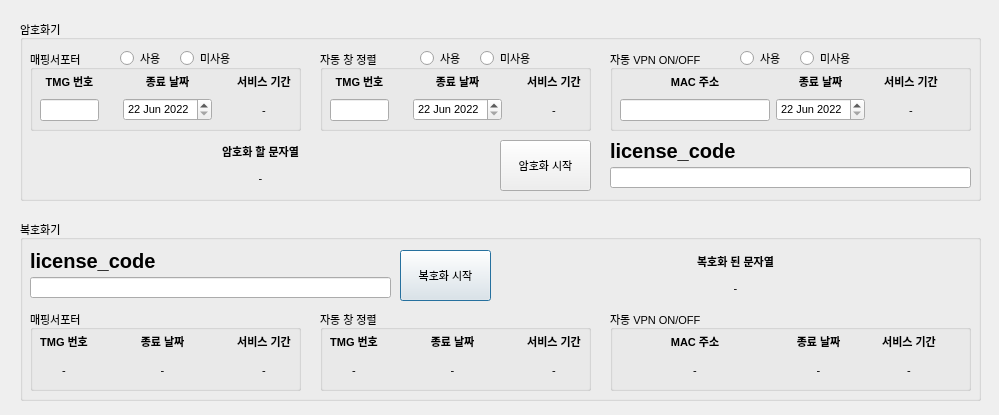
<?xml version="1.0" encoding="UTF-8"?>
<ui version="4.0">
 <class>period_decry_mac_line_status</class>
 <widget class="QDialog" name="period_decry_mac_line_status">
  <property name="geometry">
   <rect>
    <x>0</x>
    <y>0</y>
    <width>999</width>
    <height>415</height>
   </rect>
  </property>
  <property name="windowTitle">
   <string>Dialog</string>
  </property>
  <widget class="QGroupBox" name="groupBox_2">
   <property name="geometry">
    <rect>
     <x>20</x>
     <y>220</y>
     <width>961</width>
     <height>181</height>
    </rect>
   </property>
   <property name="font">
    <font>
     <pointsize>8</pointsize>
    </font>
   </property>
   <property name="title">
    <string>복호화기</string>
   </property>
   <widget class="QPushButton" name="decry_btn">
    <property name="geometry">
     <rect>
      <x>380</x>
      <y>30</y>
      <width>91</width>
      <height>51</height>
     </rect>
    </property>
    <property name="text">
     <string>복호화 시작</string>
    </property>
   </widget>
   <widget class="QWidget" name="verticalLayoutWidget_6">
    <property name="geometry">
     <rect>
      <x>10</x>
      <y>30</y>
      <width>361</width>
      <height>48</height>
     </rect>
    </property>
    <layout class="QVBoxLayout" name="verticalLayout_6">
     <item>
      <widget class="QLabel" name="label_10">
       <property name="font">
        <font>
         <pointsize>15</pointsize>
         <weight>75</weight>
         <bold>true</bold>
        </font>
       </property>
       <property name="text">
        <string>license_code</string>
       </property>
      </widget>
     </item>
     <item>
      <widget class="QLineEdit" name="decry_license_text_line_edit"/>
     </item>
    </layout>
   </widget>
   <widget class="QWidget" name="">
    <property name="geometry">
     <rect>
      <x>480</x>
      <y>30</y>
      <width>471</width>
      <height>49</height>
     </rect>
    </property>
    <layout class="QVBoxLayout" name="verticalLayout_11">
     <item>
      <widget class="QLabel" name="label_16">
       <property name="font">
        <font>
         <weight>75</weight>
         <bold>true</bold>
        </font>
       </property>
       <property name="text">
        <string>복호화 된 문자열</string>
       </property>
       <property name="alignment">
        <set>Qt::AlignCenter</set>
       </property>
      </widget>
     </item>
     <item>
      <widget class="QLabel" name="decry_text_status">
       <property name="text">
        <string>-</string>
       </property>
       <property name="alignment">
        <set>Qt::AlignCenter</set>
       </property>
      </widget>
     </item>
    </layout>
   </widget>
   <widget class="QGroupBox" name="groupBox_6">
    <property name="geometry">
     <rect>
      <x>10</x>
      <y>90</y>
      <width>271</width>
      <height>81</height>
     </rect>
    </property>
    <property name="title">
     <string>매핑서포터</string>
    </property>
    <widget class="QWidget" name="horizontalLayoutWidget_5">
     <property name="geometry">
      <rect>
       <x>10</x>
       <y>20</y>
       <width>251</width>
       <height>51</height>
      </rect>
     </property>
     <layout class="QHBoxLayout" name="horizontalLayout_5">
      <item>
       <layout class="QVBoxLayout" name="verticalLayout_17">
        <item>
         <widget class="QLabel" name="label_19">
          <property name="font">
           <font>
            <weight>75</weight>
            <bold>true</bold>
           </font>
          </property>
          <property name="text">
           <string>TMG 번호</string>
          </property>
          <property name="alignment">
           <set>Qt::AlignCenter</set>
          </property>
         </widget>
        </item>
        <item>
         <widget class="QLabel" name="mapping_decry_tmg_status">
          <property name="text">
           <string>-</string>
          </property>
          <property name="alignment">
           <set>Qt::AlignCenter</set>
          </property>
         </widget>
        </item>
       </layout>
      </item>
      <item>
       <spacer name="horizontalSpacer_5">
        <property name="orientation">
         <enum>Qt::Horizontal</enum>
        </property>
        <property name="sizeHint" stdset="0">
         <size>
          <width>40</width>
          <height>20</height>
         </size>
        </property>
       </spacer>
      </item>
      <item>
       <layout class="QVBoxLayout" name="verticalLayout_18">
        <item>
         <widget class="QLabel" name="label_20">
          <property name="font">
           <font>
            <weight>75</weight>
            <bold>true</bold>
           </font>
          </property>
          <property name="text">
           <string>종료 날짜</string>
          </property>
          <property name="alignment">
           <set>Qt::AlignCenter</set>
          </property>
         </widget>
        </item>
        <item>
         <widget class="QLabel" name="mapping_decry_expiration_status">
          <property name="text">
           <string>-</string>
          </property>
          <property name="alignment">
           <set>Qt::AlignCenter</set>
          </property>
         </widget>
        </item>
       </layout>
      </item>
      <item>
       <spacer name="horizontalSpacer_6">
        <property name="orientation">
         <enum>Qt::Horizontal</enum>
        </property>
        <property name="sizeHint" stdset="0">
         <size>
          <width>40</width>
          <height>20</height>
         </size>
        </property>
       </spacer>
      </item>
      <item>
       <layout class="QVBoxLayout" name="verticalLayout_19">
        <item>
         <widget class="QLabel" name="label_21">
          <property name="font">
           <font>
            <weight>75</weight>
            <bold>true</bold>
           </font>
          </property>
          <property name="text">
           <string>서비스 기간</string>
          </property>
          <property name="alignment">
           <set>Qt::AlignCenter</set>
          </property>
         </widget>
        </item>
        <item>
         <widget class="QLabel" name="mapping_decry_service_period_status">
          <property name="text">
           <string>-</string>
          </property>
          <property name="alignment">
           <set>Qt::AlignCenter</set>
          </property>
         </widget>
        </item>
       </layout>
      </item>
     </layout>
    </widget>
   </widget>
   <widget class="QGroupBox" name="groupBox_7">
    <property name="geometry">
     <rect>
      <x>300</x>
      <y>90</y>
      <width>271</width>
      <height>81</height>
     </rect>
    </property>
    <property name="title">
     <string>자동 창 정렬</string>
    </property>
    <widget class="QWidget" name="horizontalLayoutWidget_6">
     <property name="geometry">
      <rect>
       <x>10</x>
       <y>20</y>
       <width>251</width>
       <height>51</height>
      </rect>
     </property>
     <layout class="QHBoxLayout" name="horizontalLayout_6">
      <item>
       <layout class="QVBoxLayout" name="verticalLayout_8">
        <item>
         <widget class="QLabel" name="label_12">
          <property name="font">
           <font>
            <weight>75</weight>
            <bold>true</bold>
           </font>
          </property>
          <property name="text">
           <string>TMG 번호</string>
          </property>
          <property name="alignment">
           <set>Qt::AlignCenter</set>
          </property>
         </widget>
        </item>
        <item>
         <widget class="QLabel" name="alignmenter_decry_tmg_status">
          <property name="text">
           <string>-</string>
          </property>
          <property name="alignment">
           <set>Qt::AlignCenter</set>
          </property>
         </widget>
        </item>
       </layout>
      </item>
      <item>
       <spacer name="horizontalSpacer_7">
        <property name="orientation">
         <enum>Qt::Horizontal</enum>
        </property>
        <property name="sizeHint" stdset="0">
         <size>
          <width>40</width>
          <height>20</height>
         </size>
        </property>
       </spacer>
      </item>
      <item>
       <layout class="QVBoxLayout" name="verticalLayout_20">
        <item>
         <widget class="QLabel" name="label_13">
          <property name="font">
           <font>
            <weight>75</weight>
            <bold>true</bold>
           </font>
          </property>
          <property name="text">
           <string>종료 날짜</string>
          </property>
          <property name="alignment">
           <set>Qt::AlignCenter</set>
          </property>
         </widget>
        </item>
        <item>
         <widget class="QLabel" name="alignmenter_decry_expiration_status">
          <property name="text">
           <string>-</string>
          </property>
          <property name="alignment">
           <set>Qt::AlignCenter</set>
          </property>
         </widget>
        </item>
       </layout>
      </item>
      <item>
       <spacer name="horizontalSpacer_8">
        <property name="orientation">
         <enum>Qt::Horizontal</enum>
        </property>
        <property name="sizeHint" stdset="0">
         <size>
          <width>40</width>
          <height>20</height>
         </size>
        </property>
       </spacer>
      </item>
      <item>
       <layout class="QVBoxLayout" name="verticalLayout_21">
        <item>
         <widget class="QLabel" name="label_14">
          <property name="font">
           <font>
            <weight>75</weight>
            <bold>true</bold>
           </font>
          </property>
          <property name="text">
           <string>서비스 기간</string>
          </property>
          <property name="alignment">
           <set>Qt::AlignCenter</set>
          </property>
         </widget>
        </item>
        <item>
         <widget class="QLabel" name="alignmenter_decry_service_period_status">
          <property name="text">
           <string>-</string>
          </property>
          <property name="alignment">
           <set>Qt::AlignCenter</set>
          </property>
         </widget>
        </item>
       </layout>
      </item>
     </layout>
    </widget>
   </widget>
   <widget class="QGroupBox" name="groupBox_8">
    <property name="geometry">
     <rect>
      <x>590</x>
      <y>90</y>
      <width>361</width>
      <height>81</height>
     </rect>
    </property>
    <property name="title">
     <string>자동 VPN ON/OFF</string>
    </property>
    <widget class="QWidget" name="horizontalLayoutWidget_7">
     <property name="geometry">
      <rect>
       <x>10</x>
       <y>20</y>
       <width>331</width>
       <height>51</height>
      </rect>
     </property>
     <layout class="QHBoxLayout" name="horizontalLayout_7">
      <item>
       <layout class="QVBoxLayout" name="verticalLayout_22">
        <item>
         <widget class="QLabel" name="label_22">
          <property name="font">
           <font>
            <weight>75</weight>
            <bold>true</bold>
           </font>
          </property>
          <property name="text">
           <string>MAC 주소</string>
          </property>
          <property name="alignment">
           <set>Qt::AlignCenter</set>
          </property>
         </widget>
        </item>
        <item>
         <widget class="QLabel" name="period_VPN_decry_mac_status">
          <property name="minimumSize">
           <size>
            <width>150</width>
            <height>0</height>
           </size>
          </property>
          <property name="text">
           <string>-</string>
          </property>
          <property name="alignment">
           <set>Qt::AlignCenter</set>
          </property>
         </widget>
        </item>
       </layout>
      </item>
      <item>
       <layout class="QVBoxLayout" name="verticalLayout_23">
        <item>
         <widget class="QLabel" name="label_23">
          <property name="font">
           <font>
            <weight>75</weight>
            <bold>true</bold>
           </font>
          </property>
          <property name="text">
           <string>종료 날짜</string>
          </property>
          <property name="alignment">
           <set>Qt::AlignCenter</set>
          </property>
         </widget>
        </item>
        <item>
         <widget class="QLabel" name="period_VPN_decry_expiration_status">
          <property name="minimumSize">
           <size>
            <width>84</width>
            <height>0</height>
           </size>
          </property>
          <property name="text">
           <string>-</string>
          </property>
          <property name="alignment">
           <set>Qt::AlignCenter</set>
          </property>
         </widget>
        </item>
       </layout>
      </item>
      <item>
       <layout class="QVBoxLayout" name="verticalLayout_24">
        <item>
         <widget class="QLabel" name="label_24">
          <property name="font">
           <font>
            <weight>75</weight>
            <bold>true</bold>
           </font>
          </property>
          <property name="text">
           <string>서비스 기간</string>
          </property>
          <property name="alignment">
           <set>Qt::AlignCenter</set>
          </property>
         </widget>
        </item>
        <item>
         <widget class="QLabel" name="period_VPN_decry_service_period_status">
          <property name="text">
           <string>-</string>
          </property>
          <property name="alignment">
           <set>Qt::AlignCenter</set>
          </property>
         </widget>
        </item>
       </layout>
      </item>
     </layout>
    </widget>
   </widget>
  </widget>
  <widget class="QGroupBox" name="groupBox_3">
   <property name="geometry">
    <rect>
     <x>20</x>
     <y>20</y>
     <width>961</width>
     <height>181</height>
    </rect>
   </property>
   <property name="font">
    <font>
     <pointsize>8</pointsize>
    </font>
   </property>
   <property name="title">
    <string>암호화기</string>
   </property>
   <widget class="QWidget" name="">
    <property name="geometry">
     <rect>
      <x>10</x>
      <y>120</y>
      <width>461</width>
      <height>49</height>
     </rect>
    </property>
    <layout class="QVBoxLayout" name="verticalLayout_3">
     <item>
      <widget class="QLabel" name="label_7">
       <property name="font">
        <font>
         <weight>75</weight>
         <bold>true</bold>
        </font>
       </property>
       <property name="text">
        <string>암호화 할 문자열</string>
       </property>
       <property name="alignment">
        <set>Qt::AlignCenter</set>
       </property>
      </widget>
     </item>
     <item>
      <widget class="QLabel" name="encry_text_status">
       <property name="text">
        <string>-</string>
       </property>
       <property name="alignment">
        <set>Qt::AlignCenter</set>
       </property>
      </widget>
     </item>
    </layout>
   </widget>
   <widget class="QGroupBox" name="groupBox_4">
    <property name="geometry">
     <rect>
      <x>300</x>
      <y>30</y>
      <width>271</width>
      <height>81</height>
     </rect>
    </property>
    <property name="title">
     <string>자동 창 정렬</string>
    </property>
    <widget class="QRadioButton" name="alignmenter_able_radioButton">
     <property name="geometry">
      <rect>
       <x>100</x>
       <y>0</y>
       <width>51</width>
       <height>16</height>
      </rect>
     </property>
     <property name="text">
      <string>사용</string>
     </property>
    </widget>
    <widget class="QRadioButton" name="alignmenter_disable_radioButton">
     <property name="geometry">
      <rect>
       <x>160</x>
       <y>0</y>
       <width>61</width>
       <height>16</height>
      </rect>
     </property>
     <property name="text">
      <string>미사용</string>
     </property>
    </widget>
    <widget class="QWidget" name="horizontalLayoutWidget_3">
     <property name="geometry">
      <rect>
       <x>10</x>
       <y>20</y>
       <width>251</width>
       <height>51</height>
      </rect>
     </property>
     <layout class="QHBoxLayout" name="horizontalLayout_3">
      <item>
       <layout class="QVBoxLayout" name="verticalLayout_7">
        <item>
         <widget class="QLabel" name="label_6">
          <property name="font">
           <font>
            <weight>75</weight>
            <bold>true</bold>
           </font>
          </property>
          <property name="text">
           <string>TMG 번호</string>
          </property>
          <property name="alignment">
           <set>Qt::AlignCenter</set>
          </property>
         </widget>
        </item>
        <item>
         <widget class="QLineEdit" name="alignmenter_encry_tmg_line_edit">
          <property name="maximumSize">
           <size>
            <width>80</width>
            <height>16777215</height>
           </size>
          </property>
         </widget>
        </item>
       </layout>
      </item>
      <item>
       <spacer name="horizontalSpacer_2">
        <property name="orientation">
         <enum>Qt::Horizontal</enum>
        </property>
        <property name="sizeHint" stdset="0">
         <size>
          <width>40</width>
          <height>20</height>
         </size>
        </property>
       </spacer>
      </item>
      <item>
       <layout class="QVBoxLayout" name="verticalLayout_12">
        <item>
         <widget class="QLabel" name="label_9">
          <property name="font">
           <font>
            <weight>75</weight>
            <bold>true</bold>
           </font>
          </property>
          <property name="text">
           <string>종료 날짜</string>
          </property>
          <property name="alignment">
           <set>Qt::AlignCenter</set>
          </property>
         </widget>
        </item>
        <item>
         <widget class="QDateEdit" name="alignmenter_encry_expiration_dateEdit">
          <property name="dateTime">
           <datetime>
            <hour>0</hour>
            <minute>0</minute>
            <second>0</second>
            <year>2022</year>
            <month>6</month>
            <day>22</day>
           </datetime>
          </property>
          <property name="minimumDateTime">
           <datetime>
            <hour>0</hour>
            <minute>0</minute>
            <second>0</second>
            <year>2022</year>
            <month>6</month>
            <day>22</day>
           </datetime>
          </property>
          <property name="minimumDate">
           <date>
            <year>2022</year>
            <month>6</month>
            <day>22</day>
           </date>
          </property>
          <property name="calendarPopup">
           <bool>false</bool>
          </property>
         </widget>
        </item>
       </layout>
      </item>
      <item>
       <spacer name="horizontalSpacer_4">
        <property name="orientation">
         <enum>Qt::Horizontal</enum>
        </property>
        <property name="sizeHint" stdset="0">
         <size>
          <width>40</width>
          <height>20</height>
         </size>
        </property>
       </spacer>
      </item>
      <item>
       <layout class="QVBoxLayout" name="verticalLayout_13">
        <item>
         <widget class="QLabel" name="label_11">
          <property name="font">
           <font>
            <weight>75</weight>
            <bold>true</bold>
           </font>
          </property>
          <property name="text">
           <string>서비스 기간</string>
          </property>
          <property name="alignment">
           <set>Qt::AlignCenter</set>
          </property>
         </widget>
        </item>
        <item>
         <widget class="QLabel" name="alignmenter_encry_service_period_status">
          <property name="text">
           <string>-</string>
          </property>
          <property name="alignment">
           <set>Qt::AlignCenter</set>
          </property>
         </widget>
        </item>
       </layout>
      </item>
     </layout>
    </widget>
   </widget>
   <widget class="QPushButton" name="encry_btn">
    <property name="geometry">
     <rect>
      <x>480</x>
      <y>120</y>
      <width>91</width>
      <height>51</height>
     </rect>
    </property>
    <property name="text">
     <string>암호화 시작</string>
    </property>
   </widget>
   <widget class="QGroupBox" name="groupBox">
    <property name="geometry">
     <rect>
      <x>10</x>
      <y>30</y>
      <width>271</width>
      <height>81</height>
     </rect>
    </property>
    <property name="title">
     <string>매핑서포터</string>
    </property>
    <widget class="QRadioButton" name="mapping_able_radioButton">
     <property name="geometry">
      <rect>
       <x>90</x>
       <y>0</y>
       <width>51</width>
       <height>16</height>
      </rect>
     </property>
     <property name="text">
      <string>사용</string>
     </property>
    </widget>
    <widget class="QRadioButton" name="mapping_disable_radioButton">
     <property name="geometry">
      <rect>
       <x>150</x>
       <y>0</y>
       <width>61</width>
       <height>16</height>
      </rect>
     </property>
     <property name="text">
      <string>미사용</string>
     </property>
    </widget>
    <widget class="QWidget" name="horizontalLayoutWidget">
     <property name="geometry">
      <rect>
       <x>10</x>
       <y>20</y>
       <width>251</width>
       <height>51</height>
      </rect>
     </property>
     <layout class="QHBoxLayout" name="horizontalLayout">
      <item>
       <layout class="QVBoxLayout" name="verticalLayout_2">
        <item>
         <widget class="QLabel" name="label_4">
          <property name="font">
           <font>
            <weight>75</weight>
            <bold>true</bold>
           </font>
          </property>
          <property name="text">
           <string>TMG 번호</string>
          </property>
          <property name="alignment">
           <set>Qt::AlignCenter</set>
          </property>
         </widget>
        </item>
        <item>
         <widget class="QLineEdit" name="mapping_encry_tmg_line_edit">
          <property name="maximumSize">
           <size>
            <width>80</width>
            <height>16777215</height>
           </size>
          </property>
         </widget>
        </item>
       </layout>
      </item>
      <item>
       <spacer name="horizontalSpacer">
        <property name="orientation">
         <enum>Qt::Horizontal</enum>
        </property>
        <property name="sizeHint" stdset="0">
         <size>
          <width>40</width>
          <height>20</height>
         </size>
        </property>
       </spacer>
      </item>
      <item>
       <layout class="QVBoxLayout" name="verticalLayout">
        <item>
         <widget class="QLabel" name="label_3">
          <property name="font">
           <font>
            <weight>75</weight>
            <bold>true</bold>
           </font>
          </property>
          <property name="text">
           <string>종료 날짜</string>
          </property>
          <property name="alignment">
           <set>Qt::AlignCenter</set>
          </property>
         </widget>
        </item>
        <item>
         <widget class="QDateEdit" name="mapping_encry_expiration_dateEdit">
          <property name="dateTime">
           <datetime>
            <hour>0</hour>
            <minute>0</minute>
            <second>0</second>
            <year>2022</year>
            <month>6</month>
            <day>22</day>
           </datetime>
          </property>
          <property name="minimumDateTime">
           <datetime>
            <hour>0</hour>
            <minute>0</minute>
            <second>0</second>
            <year>2022</year>
            <month>6</month>
            <day>22</day>
           </datetime>
          </property>
          <property name="minimumDate">
           <date>
            <year>2022</year>
            <month>6</month>
            <day>22</day>
           </date>
          </property>
          <property name="calendarPopup">
           <bool>false</bool>
          </property>
         </widget>
        </item>
       </layout>
      </item>
      <item>
       <spacer name="horizontalSpacer_3">
        <property name="orientation">
         <enum>Qt::Horizontal</enum>
        </property>
        <property name="sizeHint" stdset="0">
         <size>
          <width>40</width>
          <height>20</height>
         </size>
        </property>
       </spacer>
      </item>
      <item>
       <layout class="QVBoxLayout" name="verticalLayout_5">
        <item>
         <widget class="QLabel" name="label_8">
          <property name="font">
           <font>
            <weight>75</weight>
            <bold>true</bold>
           </font>
          </property>
          <property name="text">
           <string>서비스 기간</string>
          </property>
          <property name="alignment">
           <set>Qt::AlignCenter</set>
          </property>
         </widget>
        </item>
        <item>
         <widget class="QLabel" name="mapping_encry_service_period_status">
          <property name="text">
           <string>-</string>
          </property>
          <property name="alignment">
           <set>Qt::AlignCenter</set>
          </property>
         </widget>
        </item>
       </layout>
      </item>
     </layout>
    </widget>
   </widget>
   <widget class="QGroupBox" name="groupBox_5">
    <property name="geometry">
     <rect>
      <x>590</x>
      <y>30</y>
      <width>361</width>
      <height>81</height>
     </rect>
    </property>
    <property name="title">
     <string>자동 VPN ON/OFF</string>
    </property>
    <widget class="QRadioButton" name="period_VPN_able_radioButton">
     <property name="geometry">
      <rect>
       <x>130</x>
       <y>0</y>
       <width>51</width>
       <height>16</height>
      </rect>
     </property>
     <property name="text">
      <string>사용</string>
     </property>
    </widget>
    <widget class="QRadioButton" name="period_VPN_disable_radioButton">
     <property name="geometry">
      <rect>
       <x>190</x>
       <y>0</y>
       <width>61</width>
       <height>16</height>
      </rect>
     </property>
     <property name="text">
      <string>미사용</string>
     </property>
    </widget>
    <widget class="QWidget" name="horizontalLayoutWidget_4">
     <property name="geometry">
      <rect>
       <x>10</x>
       <y>20</y>
       <width>331</width>
       <height>51</height>
      </rect>
     </property>
     <layout class="QHBoxLayout" name="horizontalLayout_4">
      <item>
       <layout class="QVBoxLayout" name="verticalLayout_14">
        <item>
         <widget class="QLabel" name="label_15">
          <property name="font">
           <font>
            <weight>75</weight>
            <bold>true</bold>
           </font>
          </property>
          <property name="text">
           <string>MAC 주소</string>
          </property>
          <property name="alignment">
           <set>Qt::AlignCenter</set>
          </property>
         </widget>
        </item>
        <item>
         <widget class="QLineEdit" name="period_VPN_mac_address_line_edit">
          <property name="minimumSize">
           <size>
            <width>150</width>
            <height>0</height>
           </size>
          </property>
          <property name="maximumSize">
           <size>
            <width>80</width>
            <height>16777215</height>
           </size>
          </property>
         </widget>
        </item>
       </layout>
      </item>
      <item>
       <layout class="QVBoxLayout" name="verticalLayout_15">
        <item>
         <widget class="QLabel" name="label_17">
          <property name="font">
           <font>
            <weight>75</weight>
            <bold>true</bold>
           </font>
          </property>
          <property name="text">
           <string>종료 날짜</string>
          </property>
          <property name="alignment">
           <set>Qt::AlignCenter</set>
          </property>
         </widget>
        </item>
        <item>
         <widget class="QDateEdit" name="period_VPN_encry_expiration_dateEdit">
          <property name="dateTime">
           <datetime>
            <hour>0</hour>
            <minute>0</minute>
            <second>0</second>
            <year>2022</year>
            <month>6</month>
            <day>22</day>
           </datetime>
          </property>
          <property name="minimumDateTime">
           <datetime>
            <hour>0</hour>
            <minute>0</minute>
            <second>0</second>
            <year>2022</year>
            <month>6</month>
            <day>22</day>
           </datetime>
          </property>
          <property name="minimumDate">
           <date>
            <year>2022</year>
            <month>6</month>
            <day>22</day>
           </date>
          </property>
          <property name="calendarPopup">
           <bool>false</bool>
          </property>
         </widget>
        </item>
       </layout>
      </item>
      <item>
       <layout class="QVBoxLayout" name="verticalLayout_16">
        <item>
         <widget class="QLabel" name="label_18">
          <property name="font">
           <font>
            <weight>75</weight>
            <bold>true</bold>
           </font>
          </property>
          <property name="text">
           <string>서비스 기간</string>
          </property>
          <property name="alignment">
           <set>Qt::AlignCenter</set>
          </property>
         </widget>
        </item>
        <item>
         <widget class="QLabel" name="period_VPN_encry_service_period_status">
          <property name="text">
           <string>-</string>
          </property>
          <property name="alignment">
           <set>Qt::AlignCenter</set>
          </property>
         </widget>
        </item>
       </layout>
      </item>
     </layout>
    </widget>
   </widget>
   <widget class="QWidget" name="verticalLayoutWidget_4">
    <property name="geometry">
     <rect>
      <x>590</x>
      <y>120</y>
      <width>361</width>
      <height>48</height>
     </rect>
    </property>
    <layout class="QVBoxLayout" name="verticalLayout_4">
     <item>
      <widget class="QLabel" name="label_5">
       <property name="font">
        <font>
         <pointsize>15</pointsize>
         <weight>75</weight>
         <bold>true</bold>
        </font>
       </property>
       <property name="text">
        <string>license_code</string>
       </property>
      </widget>
     </item>
     <item>
      <widget class="QLineEdit" name="encry_license_text_line_edit"/>
     </item>
    </layout>
   </widget>
  </widget>
 </widget>
 <resources/>
 <connections/>
</ui>
